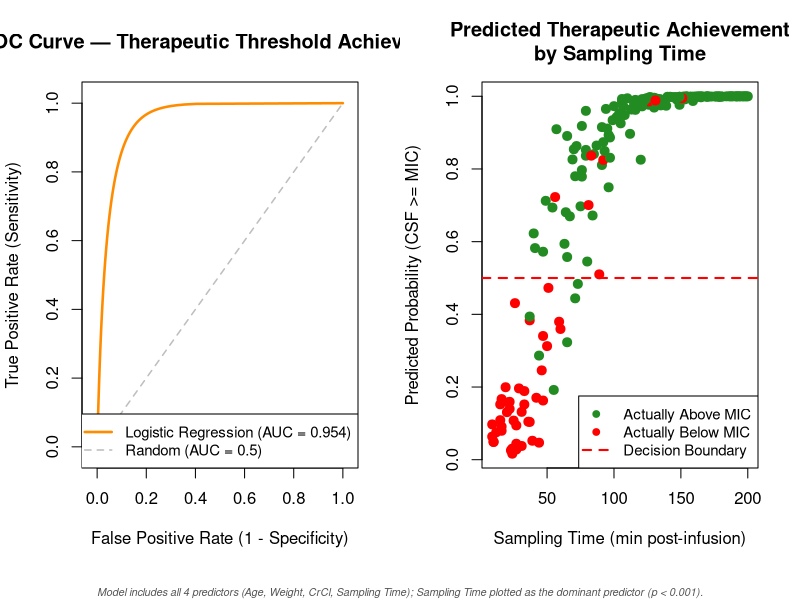
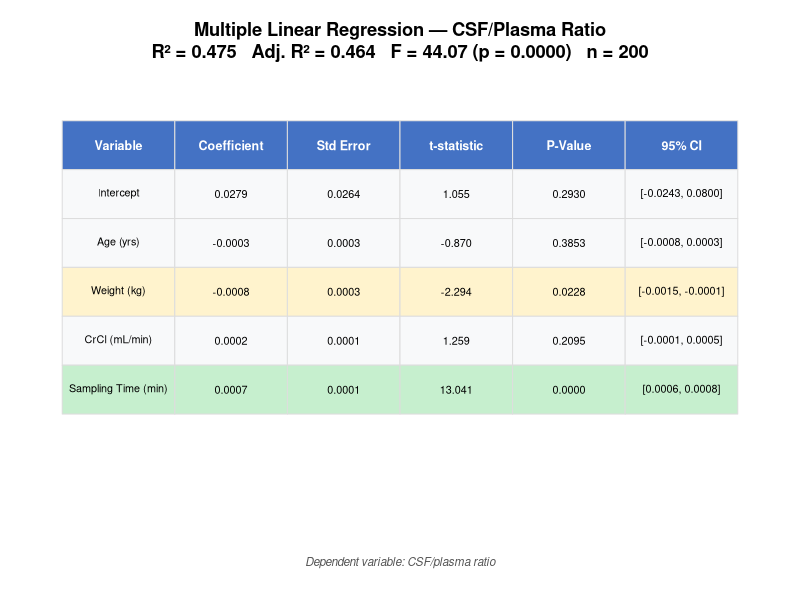

The R script that drew these images, in order:
# ==============================================================================
# Statistical Analysis: Doripenem BBB Penetration Study (R)
# ==============================================================================
# Based on: Margetis et al. (2011) "Penetration of Intact Blood-Brain Barrier
#           by Doripenem" — Antimicrob Agents Chemother, 55(7):3637-3638
#           https://pmc.ncbi.nlm.nih.gov/articles/PMC3122383/
#
# Analyses performed (NOT in the original paper):
#   Part A — Correlation & Multiple Linear Regression
#   Part B — Logistic Regression for Therapeutic Threshold + ROC/AUC
#
# Variables analysed: age, weight, creatinine clearance, sampling time,
#                     CSF/plasma ratio.
# Dataset: Synthetic (n=200), consistent with published PK profiles.
# ==============================================================================

# --- Install packages if needed ---
required_pkgs <- c("pROC")
for (pkg in required_pkgs) {
  if (!requireNamespace(pkg, quietly = TRUE)) {
    install.packages(pkg, repos = "https://cloud.r-project.org", quiet = TRUE)
  }
}

library(pROC)

# ==============================================================================
# 0. LOAD DATA
# ==============================================================================
df <- read.csv("doripenem_bbb_synthetic_data.csv", stringsAsFactors = FALSE)

cat("======================================================================\n")
cat("DORIPENEM BBB PENETRATION — STATISTICAL ANALYSIS (R)\n")
cat("======================================================================\n\n")
cat(sprintf("Dataset: n = %d patients\n", nrow(df)))
cat(sprintf("Therapeutic threshold met (CSF >= 0.25 ug/ml): %d/%d (%.1f%%)\n\n",
            sum(df$therapeutic_threshold_met), nrow(df),
            100 * mean(df$therapeutic_threshold_met)))

# ==============================================================================
# DEFINE ANALYSIS VARIABLES
# ==============================================================================
# Display labels for clean figure output
var_labels <- c(
  "age_years" = "Age (yrs)",
  "weight_kg" = "Weight (kg)",
  "creatinine_clearance_ml_min" = "CrCl (mL/min)",
  "sampling_time_min" = "Sampling Time (min)",
  "csf_plasma_ratio" = "CSF/Plasma Ratio",
  "(Intercept)" = "Intercept"
)

# Five core variables used consistently across all analyses
analysis_vars <- c("age_years", "weight_kg", "creatinine_clearance_ml_min",
                   "sampling_time_min", "csf_plasma_ratio")
# Predictors for regression models (all except the outcome)
predictor_vars <- c("age_years", "weight_kg", "creatinine_clearance_ml_min",
                    "sampling_time_min")

# ==============================================================================
# PART A: CORRELATION ANALYSIS & MULTIPLE LINEAR REGRESSION
# ==============================================================================
cat("\n======================================================================\n")
cat("PART A: CORRELATION ANALYSIS & MULTIPLE LINEAR REGRESSION\n")
cat("======================================================================\n")

# --- A1: Pearson Correlation Matrix ---
cat("\n--- A1: Pearson Correlation Matrix ---\n\n")
corr_matrix <- cor(df[, analysis_vars], method = "pearson")
print(round(corr_matrix, 3))

# --- A2: Spearman Correlations ---
cat("\n--- A2: Spearman Rank Correlations (CSF/plasma ratio vs. covariates) ---\n\n")
for (v in predictor_vars) {
  test <- cor.test(df[[v]], df$csf_plasma_ratio, method = "spearman", exact = FALSE)
  sig <- ifelse(test$p.value < 0.001, "***",
         ifelse(test$p.value < 0.01, "**",
         ifelse(test$p.value < 0.05, "*", "ns")))
  cat(sprintf("  CSF/plasma ratio vs %35s: rho = %+.3f, p = %.4f %s\n",
              v, test$estimate, test$p.value, sig))
}

# --- A3: Multiple Linear Regression ---
cat("\n--- A3: Multiple Linear Regression ---\n")
cat("    Outcome: CSF/Plasma Ratio\n")
cat("    Predictors: age, weight, CrCl, sampling_time\n\n")

ols_model <- lm(csf_plasma_ratio ~ age_years + weight_kg +
                  creatinine_clearance_ml_min + sampling_time_min, data = df)
print(summary(ols_model))

# NOTE: Figure 1 (correlation heatmap + scatter) is generated by analysis.py

# ==============================================================================
# PART B: LOGISTIC REGRESSION — THERAPEUTIC THRESHOLD
# ==============================================================================
cat("\n\n======================================================================\n")
cat("PART B: LOGISTIC REGRESSION — THERAPEUTIC THRESHOLD ACHIEVEMENT\n")
cat("======================================================================\n")
cat("\n    Outcome: CSF >= 0.25 ug/ml (binary)\n")
cat("    Predictors: age, weight, CrCl, sampling_time\n\n")

# --- B1: Logistic Regression ---
logit_model <- glm(therapeutic_threshold_met ~ age_years + weight_kg +
                     creatinine_clearance_ml_min + sampling_time_min,
                   data = df, family = binomial(link = "logit"))
print(summary(logit_model))

# Odds ratios with 95% CI
cat("\n--- Odds Ratios with 95% CI ---\n\n")
or <- exp(coef(logit_model))
ci <- exp(confint(logit_model))
or_table <- data.frame(
  Odds_Ratio = round(or, 4),
  OR_lower_95 = round(ci[, 1], 4),
  OR_upper_95 = round(ci[, 2], 4),
  p_value = round(summary(logit_model)$coefficients[, 4], 4)
)
print(or_table)

# --- B2: ROC Curve & AUC ---
pred_prob <- predict(logit_model, type = "response")
roc_obj <- roc(df$therapeutic_threshold_met, pred_prob, quiet = TRUE)
auc_val <- auc(roc_obj)

cat(sprintf("\n--- ROC Analysis ---\n"))
cat(sprintf("  AUC = %.3f\n", auc_val))

# --- Figure 5: ROC Plot ---
png("figure5_logistic_regression.png", width = 1600, height = 720, res = 150)
par(mfrow = c(1, 2), oma = c(1.5, 0, 0, 0))

# Smoothed ROC curve using binormal method, plotted manually
roc_smooth <- smooth(roc_obj, method = "binormal")
smooth_fpr <- 1 - roc_smooth$specificities
smooth_tpr <- roc_smooth$sensitivities
ord <- order(smooth_fpr)

plot(NA, xlim = c(-0.02, 1.02), ylim = c(-0.02, 1.02),
     main = "ROC Curve — Therapeutic Threshold Achievement",
     xlab = "False Positive Rate (1 - Specificity)",
     ylab = "True Positive Rate (Sensitivity)")
segments(0, 0, 1, 1, col = "gray", lty = 2, lwd = 1.5)
lines(smooth_fpr[ord], smooth_tpr[ord], col = "darkorange", lwd = 2.5)
legend("bottomright",
       legend = c(sprintf("Logistic Regression (AUC = %.3f)", auc_val),
                  "Random (AUC = 0.5)"),
       col = c("darkorange", "gray"), lty = c(1, 2), lwd = c(2.5, 1.5),
       cex = 0.9)

# Predicted probability by sampling time
plot(df$sampling_time_min, pred_prob,
     col = ifelse(df$therapeutic_threshold_met == 1, "forestgreen", "red"),
     pch = 19, cex = 1.2,
     xlab = "Sampling Time (min post-infusion)",
     ylab = "Predicted Probability (CSF >= MIC)",
     main = "Predicted Therapeutic Achievement\nby Sampling Time")
abline(h = 0.5, col = "red", lty = 2, lwd = 2)
legend("bottomright",
       legend = c("Actually Above MIC", "Actually Below MIC", "Decision Boundary"),
       col = c("forestgreen", "red", "red"),
       pch = c(19, 19, NA), lty = c(NA, NA, 2), lwd = c(NA, NA, 2),
       cex = 0.9)

mtext("Model includes all 4 predictors (Age, Weight, CrCl, Sampling Time); Sampling Time plotted as the dominant predictor (p < 0.001).",
      side = 1, line = 0.5, cex = 0.65, font = 3, col = "#555555", outer = TRUE)

dev.off()
cat("\nSaved: figure5_logistic_regression.png\n")

# ==============================================================================
# Figure 3: Full OLS Regression Summary Table
# ==============================================================================
ols_summary <- summary(ols_model)
ols_coefs <- ols_summary$coefficients
ols_ci <- confint(ols_model)

ols_tab <- data.frame(
  Variable = ifelse(rownames(ols_coefs) %in% names(var_labels),
                    var_labels[rownames(ols_coefs)], rownames(ols_coefs)),
  Coefficient = sprintf("%.4f", ols_coefs[, "Estimate"]),
  Std_Error = sprintf("%.4f", ols_coefs[, "Std. Error"]),
  t_statistic = sprintf("%.3f", ols_coefs[, "t value"]),
  P_Value = sprintf("%.4f", ols_coefs[, "Pr(>|t|)"]),
  CI_95 = sprintf("[%.4f, %.4f]", ols_ci[, 1], ols_ci[, 2]),
  stringsAsFactors = FALSE
)

png("figure3_ols_summary.png", width = 1400, height = 550, res = 150)
par(mar = c(4, 1, 4, 1))
plot.new()

title(main = sprintf("Multiple Linear Regression — CSF/Plasma Ratio\nR² = %.3f   Adj. R² = %.3f   F = %.2f (p = %.4f)   n = %d",
                      ols_summary$r.squared, ols_summary$adj.r.squared,
                      ols_summary$fstatistic[1],
                      pf(ols_summary$fstatistic[1], ols_summary$fstatistic[2], ols_summary$fstatistic[3], lower.tail = FALSE),
                      nrow(df)),
      cex.main = 1.1, font.main = 2)

col_names <- c("Variable", "Coefficient", "Std Error", "t-statistic", "P-Value", "95% CI")
n_rows <- nrow(ols_tab)
n_cols <- length(col_names)

x_positions <- seq(0.02, 0.98, length.out = n_cols + 1)
y_start <- 0.82
row_height <- 0.12

# Header
for (j in 1:n_cols) {
  rect(x_positions[j], y_start, x_positions[j + 1], y_start + row_height,
       col = "#4472c4", border = "#dddddd")
  text((x_positions[j] + x_positions[j + 1]) / 2, y_start + row_height / 2,
       col_names[j], col = "white", font = 2, cex = 0.75)
}

# Data rows
for (i in 1:n_rows) {
  y_pos <- y_start - i * row_height
  p_val <- ols_coefs[i, "Pr(>|t|)"]
  bg_col <- ifelse(p_val < 0.001, "#c6efce", ifelse(p_val < 0.05, "#fff3cd", "#f8f9fa"))
  row_data <- c(ols_tab$Variable[i], ols_tab$Coefficient[i], ols_tab$Std_Error[i],
                ols_tab$t_statistic[i], ols_tab$P_Value[i], ols_tab$CI_95[i])
  for (j in 1:n_cols) {
    rect(x_positions[j], y_pos, x_positions[j + 1], y_pos + row_height,
         col = bg_col, border = "#dddddd")
    text((x_positions[j] + x_positions[j + 1]) / 2, y_pos + row_height / 2,
         row_data[j], cex = 0.65)
  }
}

mtext("Dependent variable: CSF/plasma ratio", side = 1, line = 1.5,
      cex = 0.7, font = 3, col = "#555555")

dev.off()
cat("Saved: figure3_ols_summary.png\n")

# NOTE: Figure 2 (p-value summary) and Figure 4 (odds ratios + forest plot)
#       are generated by analysis.py

# ==============================================================================
# SUMMARY
# ==============================================================================
cat("\n\n======================================================================\n")
cat("ANALYSIS COMPLETE\n")
cat("======================================================================\n")
cat("
Files generated (R):
  - figure3_ols_summary.png            (full OLS regression table)
  - figure5_logistic_regression.png    (ROC curve + probability plot)

Files generated by analysis.py:
  - figure1_correlation_analysis.png   (heatmap + scatter plot)
  - figure2_pvalue_summary.png         (comprehensive p-value table)
  - figure4_odds_ratios.png            (odds ratios + forest plot)

Analyses performed:
  Part A: Pearson & Spearman correlations, Multiple Linear Regression (OLS)
  Part B: Logistic Regression with odds ratios, ROC/AUC
\n")
